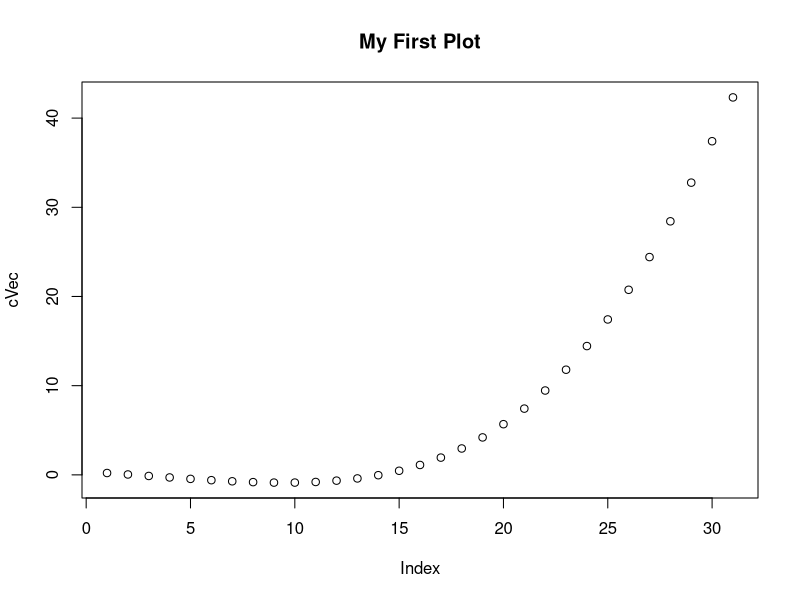

Write the R code that produced this figure.

#Exercise 1
#define the polynomial in a function

myFunction<-function(x){
  y=0.1*exp(x)*cos(x)+2*log(abs(x))
  return(y)
}

#declare x and the initial value is 3
x=3

#get the first value of myFunction and then add it into vector 
a=myFunction(3)

#add the initial value of myFunciton(3) into the vector
cVec<-c(myFunction(3))

#declare the total summation and the initial value is 0
sum=myFunction(3)

#this while loop used to add summation when x in the range of 3 to 6,and step 0.1 each time
while(x<=5.9){
  x=x+0.1
  b = myFunction(x)
  cVec<-append(cVec, b)
  sum=sum+b
  }

#Keep 4 digits after the decimal point
sum <- round(sum, 4)

#display the result of summary
paste("The sum of this vector is: ",sum)

plot(cVec, main="My First Plot")

